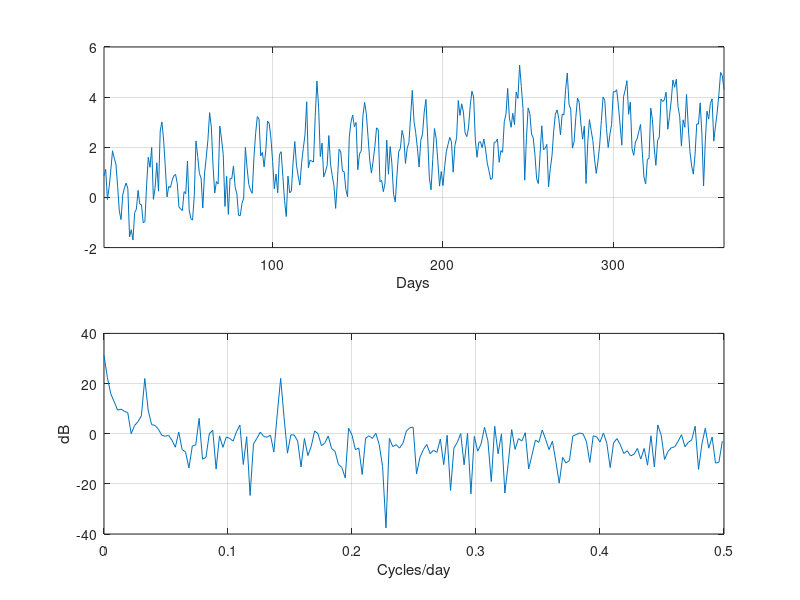

This chart was generated by the following MATLAB code: (Note: this script raises an error after producing the figure.)
rng default;
Fs =1;
n = 1:365;
x = cos(2*pi*(1/7)*n)+cos(2*pi*(1/30)*n-pi/4);
trend = 3*sin(2*pi*(1/1480)*n);
y = x+trend+0.5*randn(size(n));
subplot(211);
plot(n,y); xlabel('Days'); set(gca,'xlim',[1 365]);
grid on;
subplot(212);
[pxx,f] = periodogram(y,[],length(y),Fs);
plot(f,10*log10(pxx));
xlabel('Cycles/day'); ylabel('dB'); grid on;

Hd1 = designfilt('bandpassfir', ...
    'StopbandFrequency1',1/60,'PassbandFrequency1',1/40, ...
    'PassbandFrequency2',1/4 ,'StopbandFrequency2',1/2 , ...
    'StopbandAttenuation1',10,'PassbandRipple',1, ...
    'StopbandAttenuation2',10,'DesignMethod','equiripple','SampleRate',Fs);
Hd2 = designfilt('bandpassiir', ...
    'StopbandFrequency1',1/60,'PassbandFrequency1',1/40, ...
    'PassbandFrequency2',1/4 ,'StopbandFrequency2',1/2 , ...
    'StopbandAttenuation1',10,'PassbandRipple',1, ...
    'StopbandAttenuation2',10,'DesignMethod','butter','SampleRate',Fs);

fprintf('The order of the FIR filter is %d\n',filtord(Hd1));
fprintf('The order of the IIR filter is %d\n',filtord(Hd2));
[phifir,w] = phasez(Hd1,[],1);
[phiiir,w] = phasez(Hd2,[],1);
figure
plot(w,unwrap(phifir),'b'); hold on;
plot(w,unwrap(phiiir),'r'); grid on;
xlabel('Cycles/Day'); ylabel('Radians');
legend('FIR Equiripple Filter','IIR Butterworth Filter');

Hdlow = designfilt('lowpassfir', ...
    'PassbandFrequency',1/4,'StopbandFrequency',1/2, ...
    'PassbandRipple',1,'StopbandAttenuation',10, ...
    'DesignMethod','equiripple','SampleRate',1);

yfir = filter(Hd1,y);
yiir = filter(Hd2,y);
ylow = filter(Hdlow,y);

[pxx,f] = periodogram(yiir,[],length(yiir),Fs);
plot(f,10*log10(pxx));
xlabel('Cycles/day'); ylabel('dB'); grid on;

clf
plot(n(1:120),yfir(1:120),'b');
hold on;
plot(n(1:120),yiir(1:120),'r');
xlabel('Days'); axis([1 120 -2.8 2.8]);
legend('FIR bandpass filter output','IIR bandpass filter output',...
    'Location','SouthEast');

clf
plot(n,x,'k');
hold on;
plot(n,ylow,'r'); set(gca,'xlim',[1 365]);
legend('7-day and 30-day cycles','FIR lowpass filter output',...
    'Location','NorthWest');
xlabel('Days');